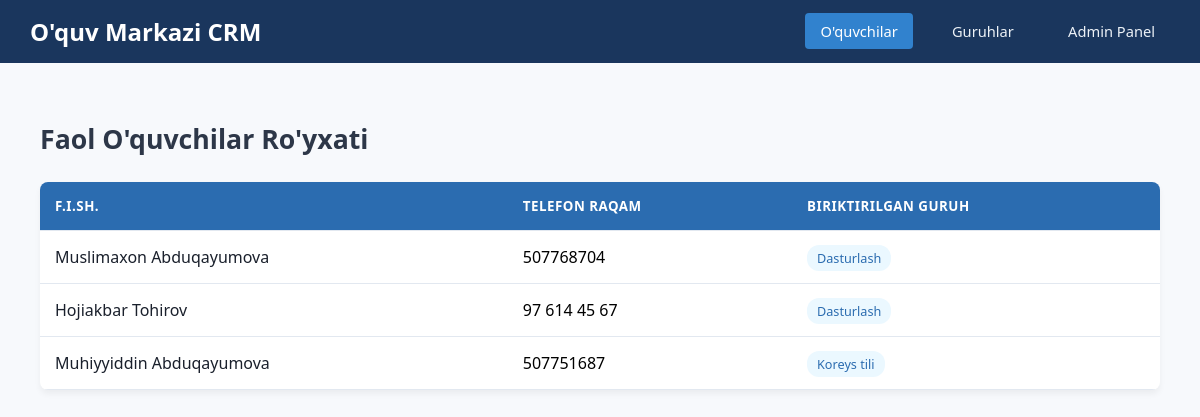
The page /students/ on the database its author committed.
### crm_main/models.py (models this page shows, shortened)
class Student(models.Model):
    first_name = models.CharField(max_length=50, verbose_name="Ismi")
    last_name = models.CharField(max_length=50, verbose_name="Familiyasi")
    phone = models.CharField(max_length=20, verbose_name="Telefon raqami")
    group = models.ForeignKey(Group, on_delete=models.SET_NULL, null=True, blank=True, verbose_name="Guruhi")
    joined_at = models.DateTimeField(auto_now_add=True)

class Group(models.Model):
    name = models.CharField(max_length=100, verbose_name="Guruh nomi")
    subject = models.CharField(max_length=100, verbose_name="Fan")
    created_at = models.DateTimeField(auto_now_add=True)

### crm_main/views.py (the view)
# urls.py: path('students/', student_list_view, name='student_list'),
def student_list_view(request):
    students = Student.objects.all()
    return render(request, 'crm_main/student_list.html', {'students': students})

### crm_main/templates/crm_main/student_list.html (shortened to what this page needs)
<!DOCTYPE html>
<html lang="uz">
<head>
<div class="navbar">
<a href="#" class="navbar-brand">O'quv Markazi CRM</a>
<div class="nav-links">
<a href="/students/" class="active">O'quvchilar</a>
<a href="/groups/">Guruhlar</a>
<a href="/admin/" target="_blank">Admin Panel</a>
</div>
</div>
<div class="container">
<h1>Faol O'quvchilar Ro'yxati</h1>
<table>
<thead>
<tr>
<th>F.I.Sh.</th>
<th>Telefon Raqam</th>
<th>Biriktirilgan Guruh</th>
</tr>
</thead>
<tbody>
{% for student in students %}
<tr>
<td style="font-weight: 500; color: #1a202c;">{{ student.first_name }} {{ student.last_name }}</td>
<td>{{ student.phone }}</td>
<td><span class="status-badge">{{ student.group.name|default:"Guruhsiz" }}</span></td>
</tr>
{% empty %}
<tr>
<td colspan="3" style="text-align: center; color: #718096; padding: 30px;">Tizimda o'quvchilar mavjud emas.</td>
</tr>
{% endfor %}
</tbody>
</table>
</div>

### crm_main/templates/crm_main/student_list.html (style rules this page uses)
.navbar { background-color: #1a365d; padding: 15px 30px; display: block; overflow: hidden; }
.navbar-brand { color: white; font-size: 18pt; font-weight: bold; float: left; text-decoration: none; }
.nav-links { float: right; margin-top: 5px; }
.nav-links a { color: #edf2f7; text-decoration: none; margin-left: 20px; font-size: 11pt; padding: 8px 15px; border-radius: 4px; }
.nav-links a:hover, .nav-links a.active { background-color: #3182ce; color: white; }
.container { padding: 40px; max-width: 1200px; margin: 0 auto; }
h1 { color: #2d3748; margin-bottom: 25px; font-size: 20pt; }
table { width: 100%; border-collapse: collapse; background: white; border-radius: 8px; overflow: hidden; box-shadow: 0 4px 6px rgba(0,0,0,0.05); }
th, td { padding: 15px; text-align: left; border-bottom: 1px solid #e2e8f0; }
th { background-color: #2b6cb0; color: white; font-weight: 600; text-transform: uppercase; font-size: 10pt; letter-spacing: 0.5px; }
.status-badge { background-color: #ebf8ff; color: #2b6cb0; padding: 4px 10px; border-radius: 12px; font-size: 9.5pt; font-weight: 500; }

### rows shown on the page
Student: first_name "Muslimaxon", last_name "Abduqayumova", phone "507768704", group.name "Dasturlash"
Student: first_name "Hojiakbar", last_name "Tohirov", phone "97 614 45 67", group.name "Dasturlash"
Student: first_name "Muhiyyiddin", last_name "Abduqayumova", phone "507751687", group.name "Koreys tili"
